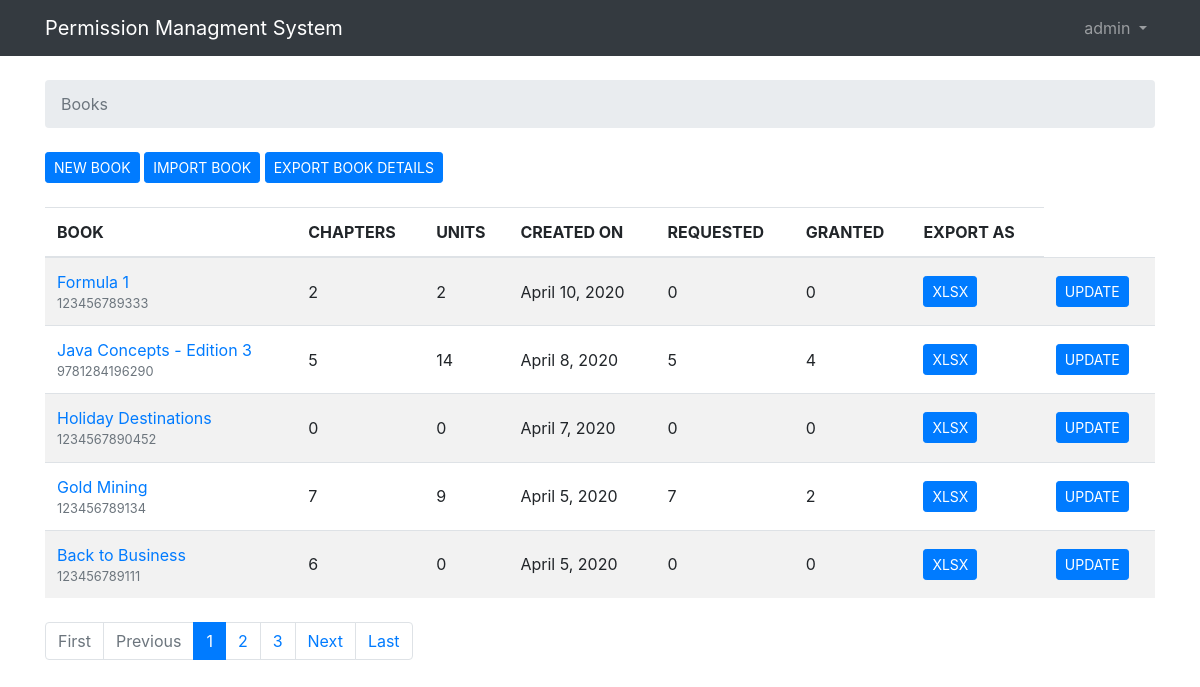
The app's page / (signed in), older data.
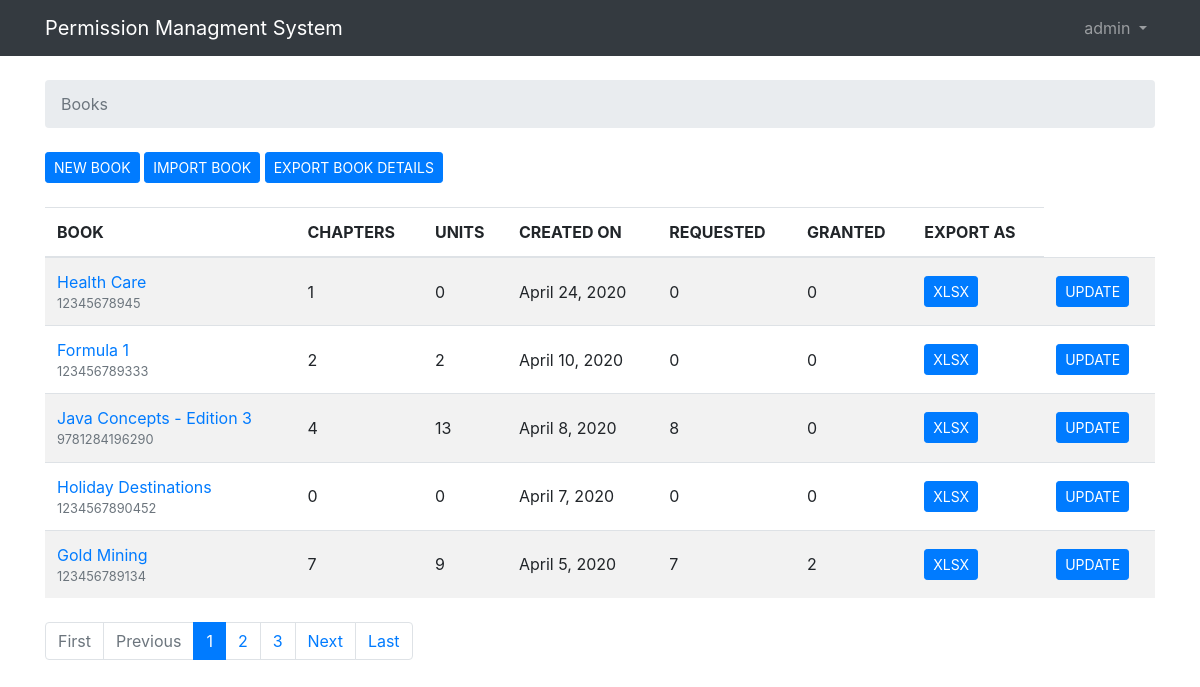
The same page, newer data.
### permissions/models.py (models this page shows, shortened)
class Book(models.Model):
    publisher = models.ForeignKey(Publisher, null=True, blank=True, related_name='+', on_delete=models.CASCADE)
    title = models.CharField(max_length=100, blank=True)
    isbn = models.CharField(max_length=13, unique=True, validators=[MinLengthValidator(13)])
    edition = models.CharField(max_length=10, blank=True)
    active = models.BooleanField(default=True)
    created_at = models.DateTimeField(auto_now_add=True, null=True)
    def get_chapters_count(self):
        return self.units.count()
    def get_elements_count(self):
        return Element.objects.filter(unit__book=self).count()
    def get_requested_count(self):
        return Element.objects.filter(~Q(requested_on = None), unit__book=self).count() - Element.objects.filter(~Q(granted_on = None), unit__book=self).count()
    def get_granted_count(self):
        return Element.objects.filter(~Q(granted_on = None), unit__book=self).count()

### permissions/views.py (the view)
# urls.py: url(r'^$', views.BookListView.as_view(), name='home'),
@method_decorator(login_required, name='dispatch')
class BookListView(ListView):
    model = Book
    context_object_name = 'books'
    paginate_by = 5
    template_name = 'home.html'
    def get_queryset(self):
        queryset = Book.objects.all().order_by('-created_at')
        return queryset

### templates/home.html (shortened to what this page needs)
{% extends 'base.html' %}{% load static %}
{% load humanize %}
{% block breadcrumb %}
<li class="breadcrumb-item active">Books</li>
{% endblock %}
{% block content %}
<div class="mb-4">
    <a href="{% url 'new_book' %}" class="btn btn-primary btn-sm">NEW BOOK</a>
    <a href="{% url 'import_book' %}" class="btn btn-primary btn-sm">IMPORT BOOK</a>
    <a href="{% url 'export_books' %}" class="btn btn-primary btn-sm">EXPORT BOOK DETAILS</a>
</div>
<table class="table table-striped mb-4">
    <thead class="thead-inverse">
        <tr>
        <th>BOOK</th>
        <th>CHAPTERS</th>
        <th>UNITS</th>
        <th>CREATED ON</th>
        <th>REQUESTED</th>
        <th>GRANTED</th>
        <th>EXPORT AS</th>
        </tr>
    </thead>
    <tbody>
        {% for book in books %}
            <tr>
                <td>
                    <a href="{% url 'book_units' book.pk %}">{{ book.title }}</a><br/>
                    <small class="text-muted d-block">{{ book.isbn }}</small>
                </td>
                <td class="align-middle">{{book.get_chapters_count}}</td>
                <td class="align-middle">{{book.get_elements_count}}</td>
                <td class="align-middle">{{book.created_at|naturalday}}</td>
                <td class="align-middle">{{book.get_requested_count}}</td>
                <td class="align-middle">{{book.get_granted_count}}</td>
                <td class="align-middle"><a href="{% url 'export_book' book.pk %}" class="btn btn-primary btn-sm">XLSX</a></td>
                <td class="align-middle"><a href="{% url 'edit_book' book.pk %}" class="btn btn-primary btn-sm" role="button">UPDATE</a></td>
            </tr>
        {% endfor %}
    </tbody>
</table>
{% include 'includes/pagination.html' %}
{% endblock %}

Row changes from the older to the newer data that the page shows:
no longer on this page (row unchanged): Book: title "Back to Business", isbn "123456789111", get_chapters_count "6", get_elements_count "0", created_at "April 5, 2020", get_requested_count "0", get_granted_count "0"
added Book: title "Health Care", isbn "12345678945", get_chapters_count "1", get_elements_count "0", created_at "April 24, 2020", get_requested_count "0", get_granted_count "0"
computed for Book "Java Concepts - Edition 3": get_chapters_count "5" → "4"; get_elements_count "14" → "13"; get_requested_count "5" → "8"; get_granted_count "4" → "0"
